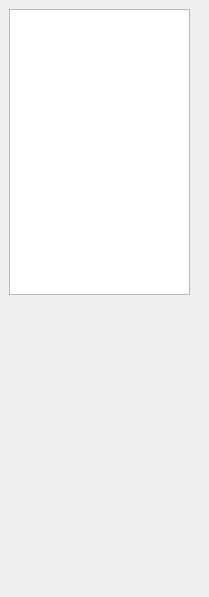
<?xml version="1.0" encoding="UTF-8"?>
<ui version="4.0">
 <class>Form</class>
 <widget class="QWidget" name="Form">
  <property name="geometry">
   <rect>
    <x>0</x>
    <y>0</y>
    <width>209</width>
    <height>597</height>
   </rect>
  </property>
  <property name="windowTitle">
   <string>Form</string>
  </property>
  <widget class="QWidget" name="verticalLayoutWidget">
   <property name="geometry">
    <rect>
     <x>9</x>
     <y>9</y>
     <width>181</width>
     <height>571</height>
    </rect>
   </property>
   <layout class="QVBoxLayout" name="verticalLayout">
    <item>
     <widget class="QListView" name="listView"/>
    </item>
    <item>
     <spacer name="verticalSpacer">
      <property name="orientation">
       <enum>Qt::Vertical</enum>
      </property>
      <property name="sizeHint" stdset="0">
       <size>
        <width>20</width>
        <height>40</height>
       </size>
      </property>
     </spacer>
    </item>
   </layout>
  </widget>
 </widget>
 <resources/>
 <connections/>
</ui>
